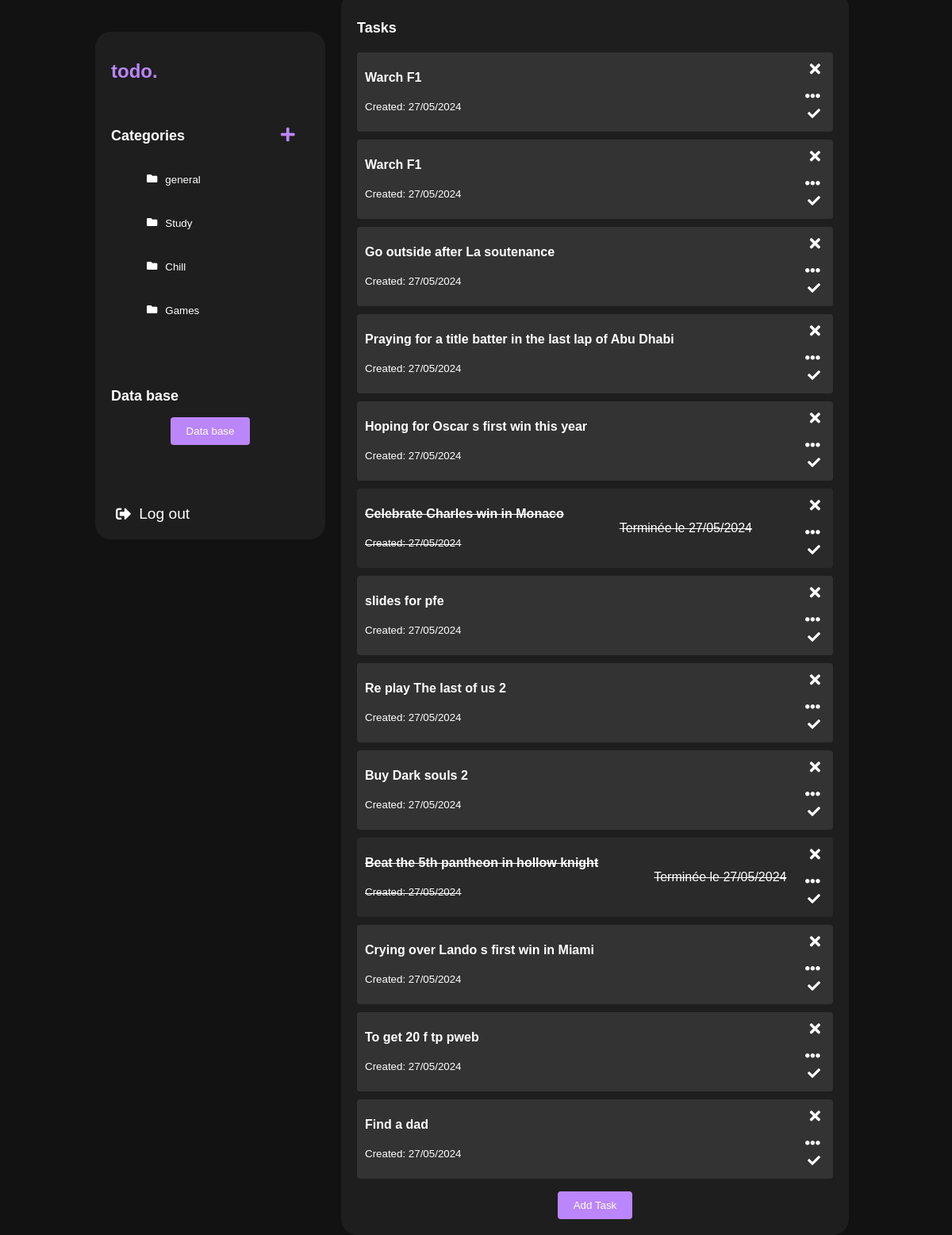
/task.php (signed in), run on the app's committed database.
### tables this page shows
CREATE TABLE `categories` (
  `id` int NOT NULL,
  `name` varchar(255) NOT NULL,
  `user_id` int NOT NULL
);

CREATE TABLE `tasks` (
  `id` int NOT NULL,
  `description` varchar(255) NOT NULL,
  `task_description` varchar(255) NOT NULL,
  `state` enum('pending','completed') DEFAULT 'pending',
  `created_at` timestamp NULL DEFAULT CURRENT_TIMESTAMP,
  `completed_at` timestamp NULL DEFAULT CURRENT_TIMESTAMP,
  `user_id` int NOT NULL,
  `category_id` int NOT NULL
);

### task.php (the view, shortened to what this page needs)
<?php
$user_id = $_SESSION['id'];
include ("db.php");
$selected_category_id = isset($_POST['category_id']) ? intval($_POST['category_id']) : null;
$sql = "SELECT * FROM tasks WHERE user_id = ? ";
$sql .= "ORDER BY created_at DESC";
$stmt = $conn->prepare($sql);
if ($selected_category_id !== null) {
    $stmt->bind_param("ii", $user_id, $selected_category_id);
} else {
    $stmt->bind_param("i", $user_id);
}
$stmt->execute();
$result = $stmt->get_result();
?>
<!DOCTYPE html>
<html lang="fr">
<head>
    <link rel="stylesheet" href="https://cdnjs.cloudflare.com/ajax/libs/font-awesome/6.0.0-beta3/css/all.min.css">
    <link rel="stylesheet" href="https://cdnjs.cloudflare.com/ajax/libs/font-awesome/5.15.4/css/all.min.css">
    <link rel="stylesheet" href="style.css">
</head>
<body>
    <div class="container">
        <div class="sidebar">
            <h1>todo.</h1>
            <div class="filters">
                <h2>Categories
                    &nbsp;&nbsp;&nbsp;&nbsp;&nbsp;&nbsp;&nbsp;&nbsp;&nbsp;&nbsp;&nbsp;&nbsp;&nbsp;&nbsp;&nbsp;&nbsp;&nbsp;&nbsp;&nbsp;&nbsp;<button
                        class="add-category" onclick="showAddCategoryForm()"><i class="fas fa-plus"></i></button></h2>
                <form method="POST" action="">
                    <ul>
                        <?php
                        $sql_categories = "SELECT * FROM categories WHERE user_id = $user_id";
                        $result_categories = $conn->query($sql_categories);
                        if ($result_categories->num_rows > 0) {
                            while ($row_category = $result_categories->fetch_assoc()) {
                                $category_id = $row_category['id'];
                                echo "<li><button class='categorystyle' type='submit' name='category_id' value='$category_id'><i class='fas fa-folder'></i> " . htmlspecialchars($row_category['name']) . "</button></li>";
                            }
                        } else {
                            echo "<li>Aucune catégorie trouvée</li>";
                        }
                        ?>
                    </ul>
                </form>
            </div>
            <div class="projects">
                <h2>Data base</h2>
                <ul>
                    <form action="view_tasks.php" method="get">
                        <button class="add-task" type="submit">Data base</button>
                    </form>
                </ul>
            </div>
            <div class="logout">
                <form action="index.php" method="post">
                    <button type="submit"><i class="fas fa-sign-out-alt"></i> Log out</button>
                </form>
            </div>
        </div>
        <div class="space"></div>
        <div class="main-content">
            <div class="tasks">
                <h2>Tasks</h2>
                <ul id="task-list">
                    <?php
                    if ($result->num_rows > 0) {
                        while ($row = $result->fetch_assoc()) {
                            $taskId = $row['id'];
                            $taskTitle = htmlspecialchars($row['description']);
                            $taskDescription = htmlspecialchars($row['task_description']);
                            $createdAt = date('d/m/Y', strtotime($row['created_at']));
                            $completed = $row['state'] === 'completed' ? 'completed' : '';
                            $taskCompletedMessage = '';
                            if ($row['state'] === 'completed') {
                                $completedAt = date('d/m/Y', strtotime($row['completed_at']));
                                $taskCompletedMessage = "<span class='status'>Terminée le $completedAt</span>";
                            }
                            echo "<li class='task-item $completed'>
                                <div class='task-content'>
                                    <strong>$taskTitle</strong><br><br>
                                    <small>Created: $createdAt</small><br>
                                </div>
                                <div class='actions'>
                                    <form method='POST' action=''>
                                        <input type='hidden' name='delete_task_id' value='$taskId'>
                                        <input type='hidden' name='category_id' value='$selected_category_id'>
                                        <button type='submit' class='delete-button'><i class='fas fa-times'></i></button>
                                    </form>
                                    <button class='desc' onclick='showDescription(\"$taskDescription\")'>
                                        <i class='fas fa-ellipsis-h'></i>
                                    </button>
                                    <form method='POST' action=''>
                                        <input type='hidden' name='complete_task_id' value='$taskId'>
                                        <input type='hidden' name='category_id' value='$selected_category_id'>
                                        <button type='submit' class='complete-button'><i class='fas fa-check'></i></button>
                                    </form>
                                </div>
                                $taskCompletedMessage
                            </li>";
                        }
                    } else {
                        echo "<p>Aucune tâche trouvée pour cette catégorie</p>";
                    }
                    ?>
                </ul>
                <button class="add-task" onclick="showAddTaskForm()">Add Task</button>
            </div>
        </div>
    </div>
</body>
</html>

### style.css (style rules this page uses)
body { font-family: Arial, sans-serif; background-color: #121212; color: #ffffff; margin: 0; padding: 0; display: flex; justify-content: center; align-items: center; height: 100vh; overflow: hidden; }
.container { display: flex; width: 80%; max-width: 1200px; overflow: auto; }
.sidebar { width: 250px; height: 600px; background-color: #1e1e1e; padding: 20px; display: flex; flex-direction: column; justify-content: space-between; border-radius: 20px; margin-top: 50px; }
.sidebar h1 { font-size: 24px; color: #bb86fc; margin-bottom: 20px; }
.filters, .projects { margin-bottom: 20px; }
.filters h2, .projects h2 { font-size: 18px; margin-bottom: 10px; }
.filters ul, .projects ul { list-style: none; padding: 0; }
.filters li, .projects li { padding: 10px; display: flex; align-items: center; cursor: pointer; transition: background-color 0.3s; }
.filters li i, .projects li i { margin-right: 10px; }
.add-project, .add-category { background-color: transparent; border: none; color: #bb86fc; font-size: 20px; cursor: pointer; margin-left: 10px; }
.logout { text-align: center; margin-top: 20px; }
.logout button { background: none; border: none; color: #ffffff; cursor: pointer; font-size: 1.2em; display: flex; align-items: center; }
.logout button i { margin-right: 10px; }
.main-content { width: 600px; background-color: #1e1e1e; padding: 20px; box-shadow: 0 2px 4px rgba(0, 0, 0, 0.1); border-radius: 20px; overflow-y: auto; max-height: 100vh; }
.space { width: 20px; }
.tasks h2 { font-size: 18px; margin-bottom: 20px; }
.tasks ul { list-style: none; padding: 0; }
.tasks li { background-color: #333333; padding: 10px; margin-bottom: 10px; border-radius: 4px; display: flex; justify-content: space-between; align-items: center; }
.tasks li.completed { background-color: #2a2a2a; text-decoration: line-through; }
.task-item { height: 80px; position: relative; padding: 10px; margin-bottom: 10px; border-radius: 20px; background-color: #f9f9f9; }
.task-content { margin-right: 60px; }
.actions { position: absolute; top: 10px; right: 10px; display: flex; flex-direction: column; align-items: flex-end; }
.actions form { display: inline; margin-bottom: 10px; }
.actions .delete-button { background: none; border: none; color: rgb(255, 255, 255); font-size: 1.2em; cursor: pointer; }
.actions .complete-button { background: none; border: none; color: rgb(255, 255, 255); font-size: 1em; cursor: pointer; }
.tasks li span { flex-grow: 1; margin-left: 10px; }
.tasks li button { background: none; border: none; color: #ff0000; cursor: pointer; font-size: 1.2em; }
.add-task { background-color: #bb86fc; border: none; color: #ffffff; padding: 10px 20px; border-radius: 4px; cursor: pointer; display: block; margin: 0 auto; transition: background-color 0.3s; }
.categorystyle { width: 200px; background-color: #1e1e1e; color: #fff; border: none; padding: 10px 20px; display: inline-flex; border-radius: 10px; cursor: pointer; margin: 0 auto; transition: background-color 0.3s; }
.desc { background-color: #007BFF; border: none; }
.desc i { color: white; }

### data on the page
categories: $category_id 3 (drawn), name "general"
categories: $category_id 7 (drawn), name "Study"
categories: $category_id 8 (drawn), name "Chill"
categories: $category_id 9 (drawn), name "Games"
tasks: description "Warch F1", created_at "27/05/2024"
tasks: description "Warch F1", created_at "27/05/2024"
tasks: description "Go outside after La soutenance", created_at "27/05/2024"
tasks: description "Praying for a title batter in the last lap of Abu Dhabi", created_at "27/05/2024"
tasks: description "Hoping for Oscar s first win this year", created_at "27/05/2024"
tasks: description "Celebrate Charles win in Monaco", created_at "27/05/2024", completed_at "27/05/2024"
tasks: description "slides for pfe", created_at "27/05/2024"
tasks: description "Re play The last of us 2", created_at "27/05/2024"
tasks: description "Buy Dark souls 2", created_at "27/05/2024"
tasks: description "Beat the 5th pantheon in hollow knight", created_at "27/05/2024", completed_at "27/05/2024"
tasks: description "Crying over Lando s first win in Miami", created_at "27/05/2024"
tasks: description "To get 20 f tp pweb", created_at "27/05/2024"
tasks: description "Find a dad", created_at "27/05/2024"
